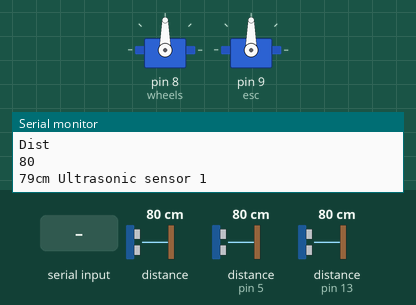
Bench run of a sketch on a simulated Arduino Uno, built with avr-gcc and run on an emulated ATmega328P. On the bench: 2 × servo, the last lines printed to the serial monitor. Wiring (inferred from the names in the program): 2 × ultrasonic range finder: trigger pin 4, echo pin 5 / trigger pin 12, echo pin 13; LIDAR-Lite range finder at I2C address 0x62. Inputs (shaded band) come from the test bench; at power-on: distance to the obstacle 80 cm, distance to the obstacle (sensors on pin 5, pin 13) 80 cm. The echo pulse lasts 58.3 µs per cm.

Above: at 4.2 s.
4.3 s: distance to the obstacle (sensor 0) set to 95 cm
7.3 s: distance to the obstacle (sensor 0) set to 103 cm
At 8.4 s:
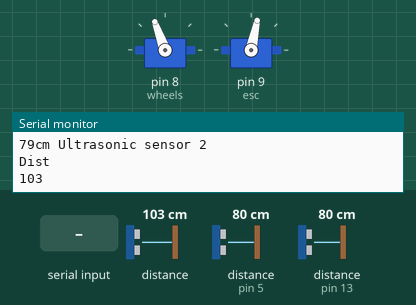
8.8 s: distance to the obstacle (sensor on pin 5) set to 2 cm
At 9.5 s:
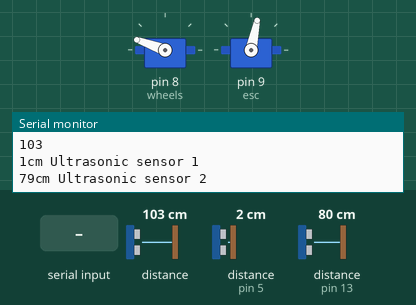
10.4 s: "1" received over the second serial link
At 10.8 s:
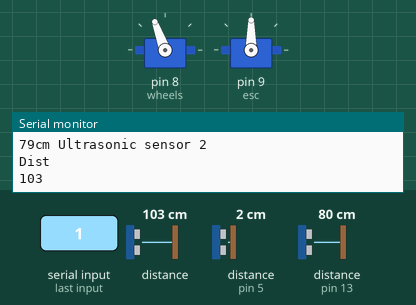
11.9 s: "3" received over the second serial link
At 13.1 s:
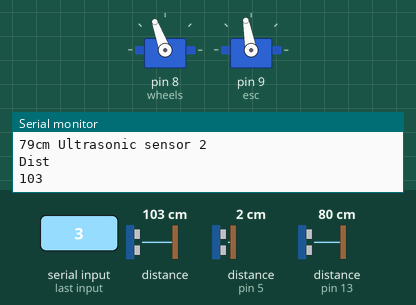
13.4 s: "5" received over the second serial link
At 14.3 s:
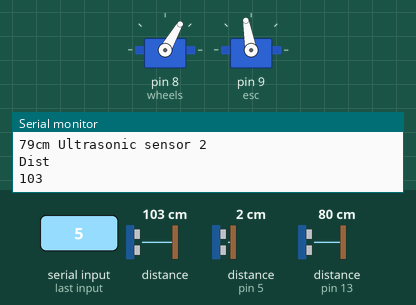
Timing chart, 0 to 15.9 s (numbered marks = the images above; inputs shaded):
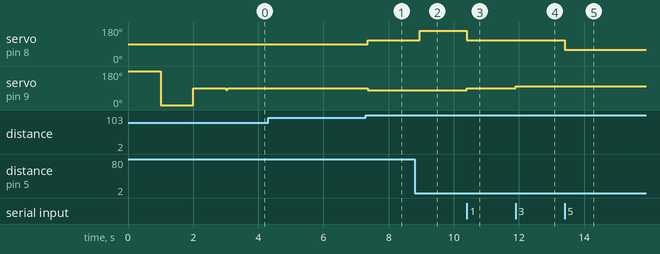

The sketch:

Test.ino
```cpp
#include <Wire.h>
 #include <Time.h>
 #include <PID_v1.h>
 #include <Servo.h>
 #include<SoftwareSerial.h>
 #define    LIDARLite_ADDRESS   0x62          // Default I2C Address of LIDAR-Lite.
 #define    RegisterMeasure     0x00          // Register to write to initiate ranging.
 #define    MeasureValue        0x04          // Value to initiate ranging.
 #define    RegisterHighLowB    0x8f          // Register to get both High and Low bytes in 1 call.

  //SimpleTimer timer;
 Servo wheels; // servo for turning the wheels
 Servo esc; // not actually a servo, but controlled like one!
 SoftwareSerial XBee(2, 3); // RX, TX

 bool startup = true; // used to ensure startup only happens once
 int startupDelay = 1000; // time to pause at each calibration step
 double maxSpeedOffset = 45; // maximum speed magnitude, in servo 'degrees'
 double maxWheelOffset = 85; // maximum wheel turn magnitude, in servo 'degrees'
 time_t t = 0;
 int pinVal = 0;
 //int WSpin = 13;
 int cmnd = 49; //Command to start/stop the car remotely

 int l_0,Fl_0 ;
 int l_1;
 int dist,Firstdist,distLast,distAvg;
 long duration;
 double setPt, Input, Output;
 int Kp = 1.8;     // initial 2
 int Ki = 0.05;  // initial 0.05
 int Kd = 0.5;   // initial 0.5
 float angle;
 int HMC6352SlaveAddress = 0x42;
 int HMC6352ReadAddress = 0x41; //"A" in hex, A command is:
 int headingValue;

 //int inchesLast_1 = 0;
 //int inchesLast_2 = 0;
 long distanceCm1,distanceCm2,distanceCmLast1,distanceCmLast2,distanceCmLast11,distanceCmLast22;

 PID PIDleft(&Input, &Output, &setPt, Kp, Ki, Kd, DIRECT);
 const int TRIG_PIN1 = 4;
 const int ECHO_PIN1 = 5;
 const int TRIG_PIN2 = 12;
 const int ECHO_PIN2 = 13;
 float headingSum;
 float headingInt;
 //float headingIntObj;
 //float headingIntObj1;

 void repeatMe() {
      wheels.write(110);
 }
 long CalculateUltrasonic1(){
   digitalWrite(TRIG_PIN1, LOW);
   delayMicroseconds(2);
   digitalWrite(TRIG_PIN1, HIGH);
   delayMicroseconds(10);
   digitalWrite(TRIG_PIN1, LOW);
   long duration1 = pulseIn(ECHO_PIN1,HIGH);

   // convert the time into a distance
   return duration1 / 29.1 / 2 ;
 }

 long CalculateUltrasonic2(){
   digitalWrite(TRIG_PIN2, LOW);
   delayMicroseconds(2);
   digitalWrite(TRIG_PIN2, HIGH);
   delayMicroseconds(10);
   digitalWrite(TRIG_PIN2, LOW);
   long duration2 = pulseIn(ECHO_PIN2,HIGH);

   // convert the time into a distance
   return duration2 / 29.1 / 2 ;
 }
 void setup() {
   Serial.begin(9600); //Opens serial connection at 9600bps.
   XBee.begin(9600);
   wheels.attach(8); // initialize wheel servo to Digital IO Pin #8
   esc.attach(9); // initialize ESC to Digital IO Pin #9
     //If you're re-uploading code via USB while leaving the ESC powered on,
    //  you don't need to re-calibrate each time, and you can comment this part out.

   pinMode(TRIG_PIN1,OUTPUT);
   pinMode(ECHO_PIN1,INPUT);
   pinMode(TRIG_PIN2,OUTPUT);
   pinMode(ECHO_PIN2,INPUT);

   // timer.setInterval(1500, repeatMe);
   HMC6352SlaveAddress = HMC6352SlaveAddress >> 1; // I know 0x42 is less than 127, but this is still required
   calibrateESC();

   //pinMode(WSpin, INPUT);
   //t = millis();
   //pinVal = digitalRead(WSpin);
   Wire.begin(); // Opens & joins the irc bus as master

   //initialize linked variables
  digitalWrite(TRIG_PIN1, LOW);
   delayMicroseconds(2);
   digitalWrite(TRIG_PIN1, HIGH);
   delayMicroseconds(10);
   digitalWrite(TRIG_PIN1, LOW);
   duration = pulseIn(ECHO_PIN1,HIGH);

   // convert the time into a distance
   Firstdist = duration / 29.1 / 2 ;


   setPt = Firstdist;
   // Serial.println("First Distance");
   //Serial.print(Firstdist);
   PIDleft.SetOutputLimits(-50, 50);

   //turn on PID loop
   PIDleft.SetMode(AUTOMATIC);

   esc.write(80);
 }

 /* Calibrate the ESC by sending a high signal, then a low, then middle.*/

 void calibrateESC(){
     esc.write(180); // full backwards
     delay(startupDelay);
     esc.write(0); // full forwards
     delay(startupDelay);
     esc.write(90); // neutral
     delay(startupDelay);
     esc.write(90); // reset the ESC to neutral (non-moving) value
 }

 void loop() {
   //int sensor_1, inches_1 /*sensor_2, inches_2, x*/


   if (XBee.available())
   {
      int tmp = XBee.read();
     if(cmnd == 49 || cmnd==50)
     {
        if(tmp=='1')
        {
          cmnd=51;
          esc.write(90);
          wheels.write(110);
        }
     }
     else if(cmnd==51)
     {
      if(tmp=='0')
      {
        cmnd=49;
        setPt=CalculateUltrasonic1();
        esc.write(80);
        wheels.write(110);

      }
      if(tmp=='2')//forward
      {
        wheels.write(110);
        esc.write(80);

      }
      if(tmp=='3')//backwards
      {
        esc.write(100);
        wheels.write(110);
      }
      if(tmp=='5') // right
      {
        wheels.write(60);
       // esc.write(80);
      }
      if(tmp=='4')//left
      {
        wheels.write(140);
        //esc.write(80);

      }
      if(tmp=='6')//stop
      {
        esc.write(90);
      }
    }
   }

      if(cmnd==49||cmnd== 50)
   {
   distLast = dist;
   /* Read Data */

   //Ultrasonic sensor 1
   // convert the time into a distance
   distanceCmLast11=distanceCmLast1;
   distanceCmLast1=distanceCm1;
   distanceCm1 = CalculateUltrasonic1() ;
   if (distanceCm1 <= 0){
     Serial.println("Out of range");
   }
   else {
     Serial.print(distanceCm1);
     Serial.print("cm Ultrasonic sensor 1");
     Serial.println();
   }
  //Ultrasonic sensor 2
   // convert the time into a distance
   distanceCmLast22=distanceCmLast2;
   distanceCmLast2=distanceCm2;
   distanceCm2 = CalculateUltrasonic2();
   if (distanceCm2 <= 0){
     Serial.println("Out of range");
   }
   else {
     Serial.print(distanceCm2);
     Serial.print("cm Ultrasonic sensor 2");
     Serial.println();
   }

   //LIDAR
   Wire.beginTransmission((int)LIDARLite_ADDRESS); // transmit to LIDAR-Lite
   Wire.write((int)RegisterMeasure); // sets register pointer to  (0x00)
   Wire.write((int)MeasureValue); // sets register pointer to  (0x00)
   Wire.endTransmission(); // stop transmitting
   delay(20); // Wait 20ms for transmit

   Wire.beginTransmission((int)LIDARLite_ADDRESS); // transmit to LIDAR-Lite
   Wire.write((int)RegisterHighLowB); // sets register pointer to (0x8f)
   Wire.endTransmission(); // stop transmitting

   delay(20); // Wait 20ms for transmit

   Wire.requestFrom((int)LIDARLite_ADDRESS, 2); // request 2 bytes from LIDAR-Lite

   if (2 <= Wire.available()) // if two bytes were received
   {
     dist = Wire.read(); // receive high byte (overwrites previous reading)
     dist = dist << 8; // shift high byte to be high 8 bits
     dist |= Wire.read(); // receive low byte as lower 8 bits
   }

   Serial.println("Dist ");
   Serial.println(dist);

   if (dist < 0) {
     dist = l_0;
   }
   //dist = 0.7 * dist + 0.3 * l_0;
   l_0 = dist;


  // if (cmnd == 49 or cmnd == 50)
   //{
    /* distAvg=(dist+distLast)/2;
     if ((distAvg <= 60)&&(dist>=19))
     {
       esc.write(90);
     }
     else esc.write(77);*/

     if(dist > 0 && dist < 100)
       esc.write(90);
     else {
       esc.write(78);
     //PID Computation
     if((cmnd==49)&&(distanceCm1<300)) {
       Input = (distanceCm1>100 && distanceCm1 <140)? setPt: distanceCm1;
       if (distanceCm1 >140) setPt = distanceCm1 - 10;
       // use PID loop
       PIDleft.Compute();
       wheels.write(110 + Output);
     }
       //Angle Calculation
     //angle=acos((distanceCm2-distanceCm1)/30);
       //turning phase

     if ((dist>150 && dist < 245 && distLast >150 && distLast<245) && (cmnd==49))
     {
       cmnd=50;
       wheels.write(40); //Turn right
       esc.write(78);
       Serial.println("Turn RIGHT **");
     }
       //headingIntObj = headingInt +90;
    if (cmnd==50 &&
         ((distanceCm2-distanceCm1)>0 || abs(distanceCm2-distanceCm1)<5)&&
         ((distanceCmLast2-distanceCmLast1)>0 || abs(distanceCmLast2-distanceCmLast1)<5) && dist > 300) {
       cmnd = 49;
       wheels.write(110);
       esc.write(77);
       long tmpsetPt = CalculateUltrasonic1();
       setPt = (tmpsetPt>40) ? tmpsetPt : 55;
       delay(100);
       Serial.println("Going Straight");
     }
    // delay(1000);
   }
   }
 }
```

Measured:
- the behaviour switches between 99 and 100 cm on distance to the obstacle (sensor 0) (found by bisection; images 0 and 1)
- after the input at 7.3 s, servo on pin 8 (wheels): 90° → 110° after 0.06 s; servo on pin 9 (esc): 90° → 78° after 0.06 s
- after the input at 8.8 s, servo on pin 8 (wheels): 110° → 160° after 0.16 s
- after the input at 10.4 s, servo on pin 8 (wheels): 160° → 110° at once; servo on pin 9 (esc): 78° → 90° at once
- after the input at 11.9 s, servo on pin 9 (esc): 90° → 100° at once
- after the input at 13.4 s, servo on pin 8 (wheels): 110° → 60° at once
